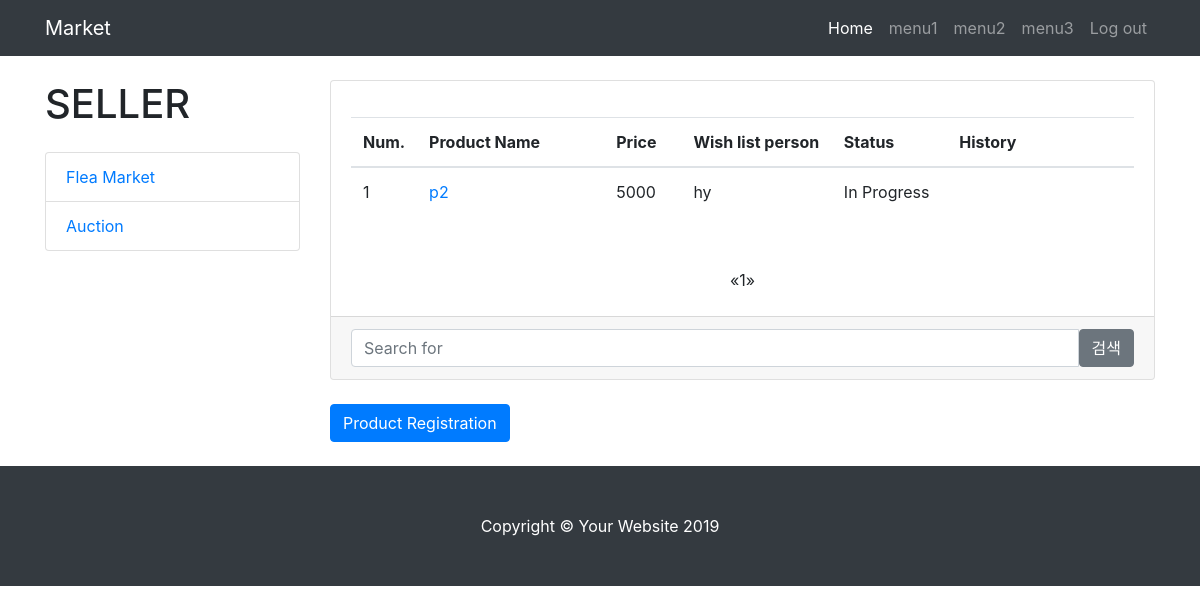
/seller/ (signed in), run on an earlier commit of the app's database.
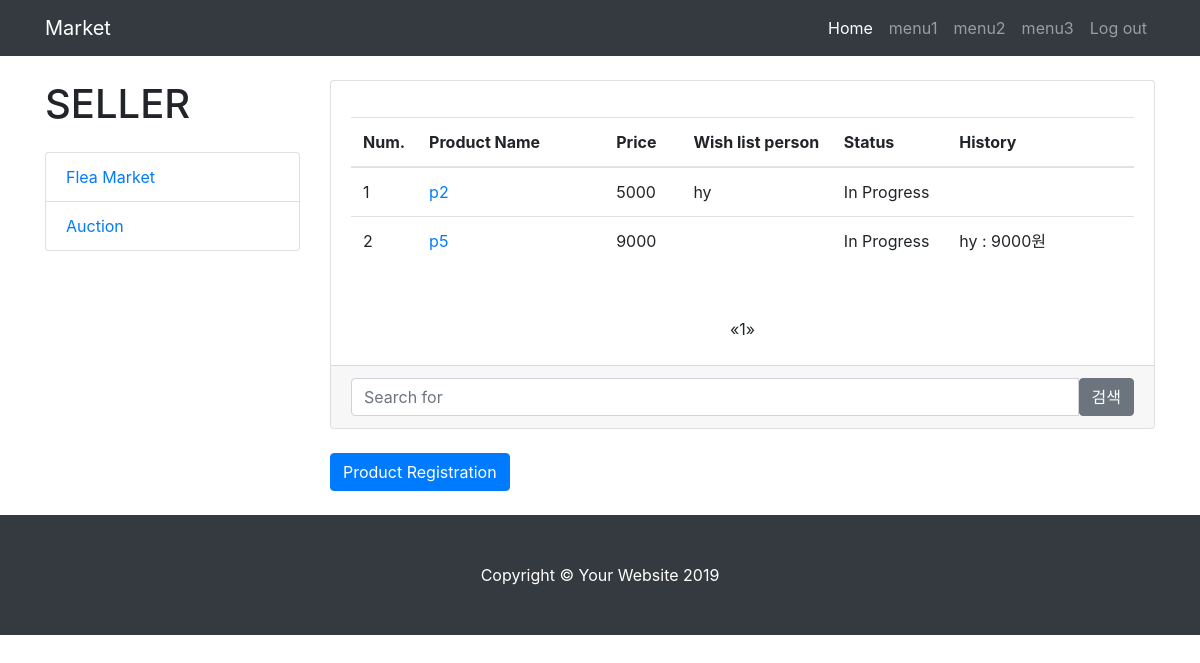
And on a later commit of the database.
### market/models.py (models this page shows)
class Product(models.Model):
    created_date = models.DateTimeField(auto_now_add=True)
    content = models.TextField(blank=True)
    view = models.IntegerField(default=0)
    name = models.CharField(max_length=30, blank=True)
    type = models.CharField(max_length=20)      # 경매인지 그냥인지
    price = models.IntegerField(default=0)      # 가격
    seller_name = models.CharField(max_length=20, blank=True) # 판매자 이름
    phone = models.CharField(max_length=20, blank=True) # 판매자 전화번호
    place = models.CharField(max_length=60, blank=True)    # 거래장소
    seller = models.ForeignKey(User, on_delete=models.CASCADE) #판매자 정보
    status = models.CharField(max_length=20)    # 판매중인지 종료인지
    photo = models.ImageField(blank=True)

class Wish(models.Model):
    user = models.ForeignKey(User, on_delete=models.CASCADE)  # 위시리스트 해놓은 사람 정보
    product = models.ForeignKey(Product, on_delete=models.CASCADE)  # 위시리스트 한 상품
    def __str__(self):
        return self.user.username

class History(models.Model):
    user = models.ForeignKey(User, on_delete=models.CASCADE)  # 거래 한 사람 정보
    product = models.ForeignKey(Product, on_delete=models.CASCADE)  # 거래 한 상품
    price = models.IntegerField(default=0)  # 거래 한 가격 또는 auction bid
    status = models.CharField(max_length=20)  # 거래가 성공해서 샀는지, 진행중인지 실패했는지 등
    def __str__(self):
        return self.user.username + ' : ' +str(self.price) + '원'

### market/views.py (the view)
# urls.py: path('seller/', views.main, name='main'),
def main(request):
    auctions = Product.objects.all().filter(type = 'auction')
    time2 =  datetime.now(timezone.utc)
    for auction in auctions :
        time1= auction.created_date
        if (time2 -time1).days >= 1 :
            auction.status = 'Bought'
            auction.save()
            history = auction.history_set.all().filter(price = auction.price)
            for histor in history :
                histor.status = 'Bought'
                histor.save()
    user = get_object_or_404(User, username=request.user.username)
    boards = Product.objects.all().filter(seller_name=user.username, status = "In Progress")
    page = request.GET.get('page', 1)
    paginator = Paginator(boards, 20)
    try:
        lines = paginator.page(page)
    except PageNotAnInteger:
        lines = paginator.page(1)
    except EmptyPage:
        lines = paginator.page(paginator.num_pages)
    context = {'boards': lines}
    return render(request, 'main.html', context)

### templates/main.html (shortened to what the changed rows need)
{% load static %}
<!DOCTYPE html>
<html lang="en">
<head>
  <link href="{% static 'vendor/bootstrap/css/bootstrap.min.css' %}" rel="stylesheet">
  <link href="{% static 'css/blog-home.css' %}" rel="stylesheet">
</head>
<body>
  <div class="container">
 <div class="row">
<div class="col-lg-3">
        <h1 class="my-4">SELLER</h1>
      </div>
      <div class="col-lg-9">
        <div class="card mb-4">
          <div class="card-body">
            <p class="card-text"><div id="data" class="table-responsive">
    <table id="example" class="table">
        <thead>
        <tr>
            <th>Num.</th>
            <th>Product Name</th>
            <th>Price</th>
            <th>Wish list person</th>
            <th>Status</th>
            <th>History</th>
        </tr>
        </thead>
        <tbody>
        {% for board in boards %}
        <tr>
            <td data-label="Num." width=5%>{{ forloop.counter }}</td>
            <td data-label="Product Name" width=25%>
                <form action="{% url 'main' %}post={{ board.id }}" method="POST" title="{{ board.subject}}">
                    <a href="{% url 'main' %}post={{ board.id }}" value="{{ board.id }}">{{ board.name }}</a>
                </form>
            </td>
            <td data-label="Price" width=10%>{{ board.price }}</td>
            <td data-label="Wish" width=20%>{% for wish in board.wish_set.all %} {{ wish }}<br> {% endfor%}</td>
            <td data-label="Status" width=15%>{{ board.status }}</td>
            <td data-label="History" width=25%>{% for histroy in board.history_set.all %} {{ histroy }}<br> {% endfor%}</td>
        </tr>
        {% endfor %}
        </tbody>
    </table>
</div>
              </p>
          </div>
        <ul class="pagination justify-content-center mb-4">
        {% for i in boards.paginator.page_range %}
          {% if boards.number == i %}
            <li class="active"><span>{{ i }} <span class="sr-only">(current)</span></span></li>
          {% else %}
            <li><a href="?page={{ i }}">{{ i }}</a></li>
          {% endif %}
        {% endfor %}
        </ul>
        </div>
      </div>
    </div>
  </div>
</body>
</html>

What changed in the data, as far as the page shows it:
added Product: {{ board.id }} 24 (drawn), name "p5", price "9000", status "In Progress"
added History: user+price "hy : 9000원"
